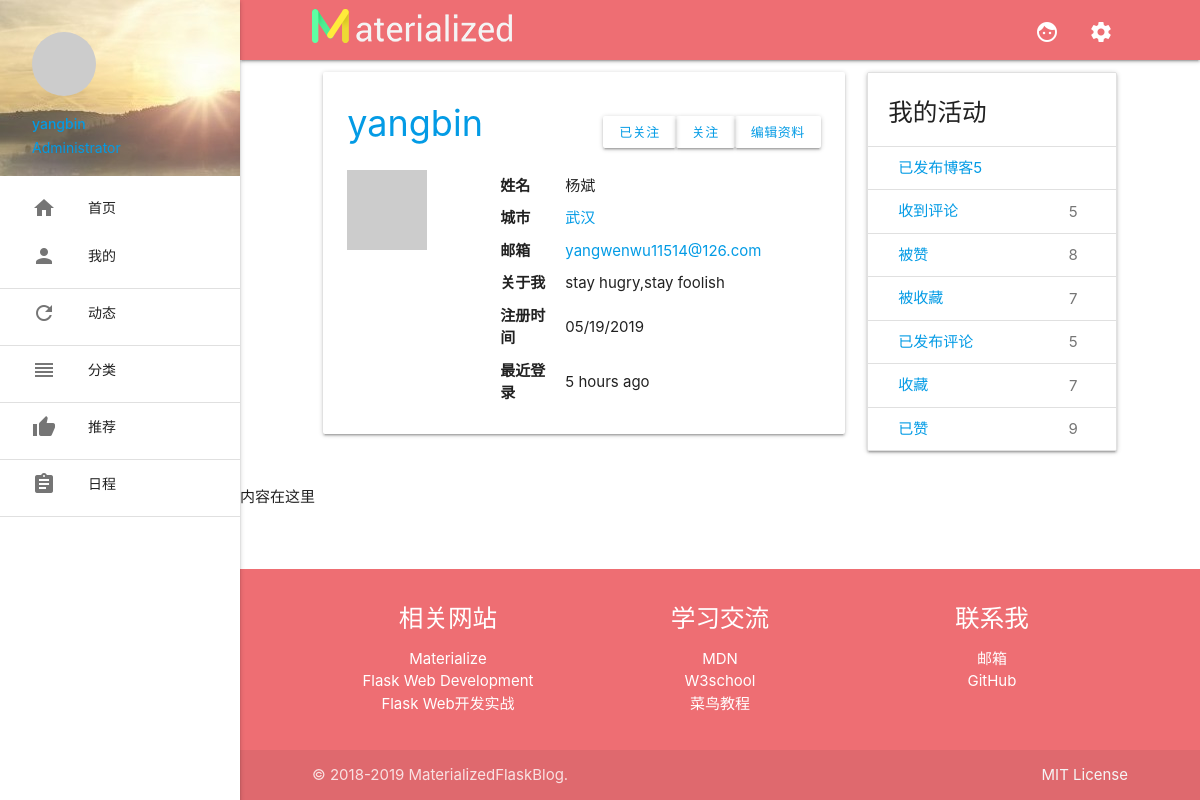
/test (signed in), run on an earlier commit of the app's database.
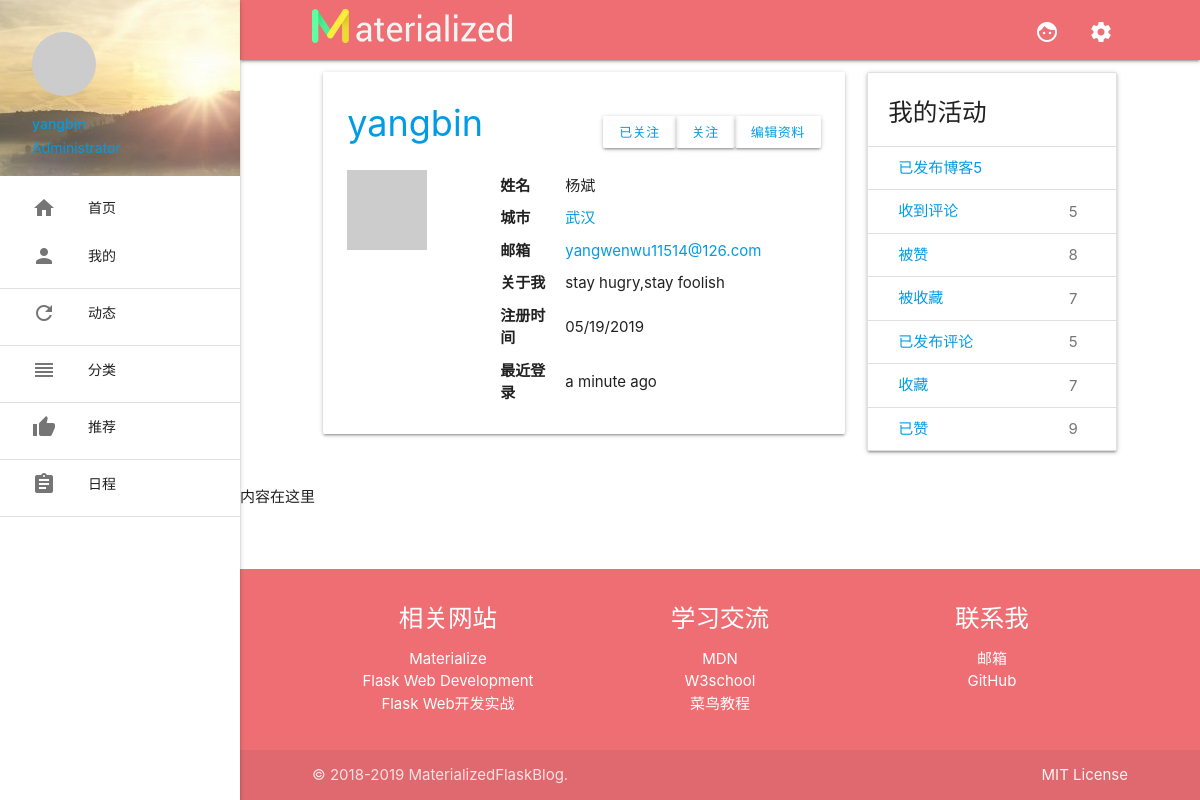
And on a later commit of the database.
### app/models.py (models this page shows, shortened)
class User(UserMixin, db.Model):
    __tablename__ = 'users'
    id = db.Column(db.Integer, primary_key=True)
    email = db.Column(db.String(64), unique=True, index=True)
    username = db.Column(db.String(64), unique=True, index=True)
    role_id = db.Column(db.Integer, db.ForeignKey('roles.id'))
    password_hash = db.Column(db.String(128))
    confirmed = db.Column(db.Boolean, default=False)
    name = db.Column(db.String(64))
    location = db.Column(db.String(64))
    about_me = db.Column(db.Text())
    member_since = db.Column(db.DateTime(), default=datetime.utcnow)
    last_seen = db.Column(db.DateTime(), default=datetime.utcnow)
    avatar_hash = db.Column(db.String(32))
    posts = db.relationship('Post', backref='author', lazy='dynamic')
    followed = db.relationship('Follow',
                               foreign_keys=[Follow.follower_id],
                               backref=db.backref('follower', lazy='joined'),
                               lazy='dynamic',
                               cascade='all, delete-orphan')
    followers = db.relationship('Follow',
                                foreign_keys=[Follow.followed_id],
                                backref=db.backref('followed', lazy='joined'),
                                lazy='dynamic',
                                cascade='all, delete-orphan')
    comments = db.relationship('Comment', backref='author', lazy='dynamic')
    collections = db.relationship('Post',
                                  secondary=collect,
                                  backref=db.backref('collectors', lazy='dynamic'),
                                  lazy='dynamic')
    liked_posts = db.relationship('Post',
                                  secondary=like,
                                  backref=db.backref('likers', lazy='dynamic'),
                                  lazy='dynamic')
    items = db.relationship('Item', backref='author', cascade='all')
    @property
    def password(self):
        raise AttributeError('password is not a readable attribute')
    def ping(self):
        self.last_seen = datetime.utcnow()
        db.session.add(self)
    def gravatar_hash(self):
        return hashlib.md5(self.email.lower().encode('utf-8')).hexdigest()
    def gravatar(self, size=100, default='identicon', rating='g'):
        url = 'https://secure.gravatar.com/avatar'
        hash = self.avatar_hash or self.gravatar_hash()
        return '{url}/{hash}?s={size}&d={default}&r={rating}'.format(
            url=url, hash=hash, size=size, default=default, rating=rating)
    def collect(self, post):
        if not self.is_collecting(post):
            self.collections.append(post)
            db.session.add(self)
    def like(self, post):
        if not self.is_liking(post):
            self.liked_posts.append(post)
            db.session.add(self)

### app/main/views.py (the view)
@main.route('/test')
def test():
    return render_template('test.html')

### app/auth/views.py (called while the page is built)
@auth.before_app_request
def before_request():
    if current_user.is_authenticated:
        current_user.ping()
        if not current_user.confirmed \
                and request.endpoint \
                and request.blueprint != 'auth'\
                and request.endpoint != 'static':
            return redirect(url_for('auth.unconfirmed'))

### app/main/__init__.py (called while the page is built)
@main.app_context_processor
def inject_permissions():
    return dict(Permission=Permission)

### app/models.py (called while the page is built)
@login_manager.user_loader
def load_user(user_id):
    return User.query.get(int(user_id))

### app/templates/test.html (shortened to what this page needs)
{% extends "base.html" %}
{% block content %}
<main>
    <div class="container">
        <div class="row grid">
            <div class="col l8 m8 s12">
               <div class="card profile-card">
                    <div class="profile-header">
                        <a class="profile-name">yangbin</a>
                        <div class="btn-small transparent right"><a href="{{ url_for('.edit_profile') }}">编辑资料</a></div>
                            <div class="btn-small transparent right"><a href="{{ url_for('.follow', username=current_user.username) }}" >关注</a></div>
                            <div class="btn-small transparent right"><a href="{{ url_for('.unfollow', username=current_user.username) }}" >已关注</a></div>
                    </div>
                    <img class="profile-thumbnail" src="{{ current_user.gravatar(size=128) }}" alt="Profile Photo">
                    <div class="profile-table">
                        <table class="highlight">
                        {% if current_user.name %}
                        <tr>
                            <th>姓名</th>
                            <td>{{ current_user.name }}</td>
                        </tr>
                        {% endif %}
                        {% if current_user.location %}
                        <tr>
                            <th>城市</th>
                            <td><a href="http://maps.baidu.com/?q={{current_user.location }}">{{ current_user.location }}</a></td>
                        </tr>
                        {% endif %}
                        {% if current_user.is_authenticated %}
                        <tr>
                            <th>邮箱</th>
                            <td><a href="mailto:{{ current_user.email }}">{{ current_user.email }}</a></td>
                        </tr>
                        {% endif %}
                        {% if current_user.about_me %}
                        <tr>
                            <th class="about_me">关于我</th>
                            <td>{{ current_user.about_me }}</td>
                        </tr>
                        {% endif %}
                        <tr>
                            <th>注册时间</th>
                            <td>{{ moment(current_user.member_since).format('L') }}</td>
                        </tr>
                        <tr>
                            <th>最近登录</th>
                            <td>{{ moment(current_user.last_seen).fromNow() }}</td>
                        </tr>
                    </table>
                    </div>
               </div>
            </div>
            <div class="col l4 m4 s12">
                <ul class="card collection with-header">
                    <li class="collection-header"><h5>我的活动</h5></li>
                    <li class="collection-item">
                        <a>已发布博客<span>5</span></a>
                    </li>
                    <li class="collection-item">
                        <div><a>收到评论<span class="badge">5</span></a></div>
                    </li>
                    <li class="collection-item">
                        <div ><a>被赞<span class="badge">8</span></a></div>
                    </li>
                    <li class="collection-item">
                        <div><a>被收藏<span class="badge">7</span></a></div>
                    </li>
                    <li class="collection-item">
                        <div><a>已发布评论<span class="badge">5</span></a></div>
                    </li>
                    <li class="collection-item">
                        <div><a>收藏<span class="badge">7</span></a></div>
                    </li>
                    <li class="collection-item">
                        <div><a>已赞<span class="badge">9</span></a></div>
                    </li>
                </ul>
            </div>
        </div>
    </div>
    <div class="items">
        <p>内容在这里</p>
    </div>
</main>
{% endblock %}

### app/templates/base.html (shortened to what the changed rows need)
{% block doc -%}
<!DOCTYPE html>
<html{% block html_attribs %}{% endblock html_attribs %}>
{%- block html %}
    <head>
    {%- block head %}
    {%- block styles %}
    <link href="{{ url_for('static', filename='css/materialize.css') }}" rel="stylesheet">
    <link rel="stylesheet" type="text/css" href="{{ url_for('static', filename='css/styles.css') }}">
    {%- endblock styles %}
    {%- endblock head %}
    </head>
<body{% block body_attribs %}{% endblock body_attribs %}>
{% block body -%}
    {% block navbar %}
    <header>
        <ul class="sidenav sidenav-fixed">
            <li>
                <div class="user-view">
                    {% if current_user.is_authenticated %}
                    <a href="#"><img class="circle" src="{{ current_user.gravatar(size=120) }}"></a>
                    <a href="#"><span class="flow-text name">{{ current_user.username }}</span></a>
                    <a href="#"><span class="flow-text email">{{ current_user.role.name }}</span></a>
                    {% else %}
                    <a href="#"><img class="circle" src="{{ url_for('static', filename='images/profile-128.png') }}"></a>
                    <a href="#"><span class="white-text name">Guest</span></a>
                    <a href="#"><span class="white-text email">Welcome!</span></a>
                    {% endif %}
                </div>
            </li>
        </ul>
    </header>
    {%- endblock navbar %}
    {% block content -%}
    {%- endblock content %}
{%- endblock body %}
</body>
{%- endblock html %}
</html>
{% endblock doc -%}

What changed in the data, as far as the page shows it:
changed User "杨斌": last_seen "5 hours ago" → "a minute ago"
